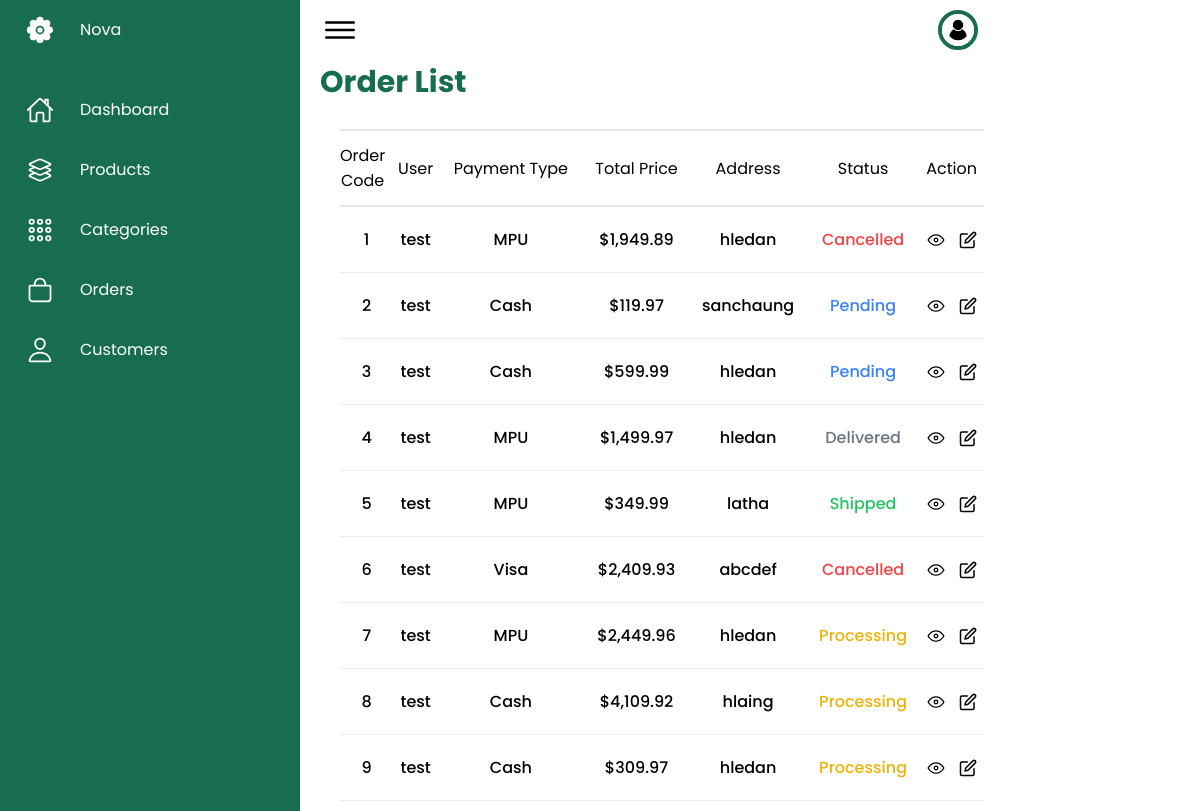
Screenshot of /admin/order.php (signed in) with the database file from the repository.
### tables this page shows
CREATE TABLE `orders` (
  `id` int(11) NOT NULL,
  `user_id` int(11) DEFAULT NULL,
  `payment_type` varchar(255) NOT NULL,
  `address` varchar(255) NOT NULL,
  `order_date` timestamp NOT NULL DEFAULT current_timestamp() ON UPDATE current_timestamp(),
  `status` varchar(100) NOT NULL DEFAULT 'Processing'
);

CREATE TABLE `users` (
  `uid` int(13) NOT NULL,
  `uname` varchar(125) NOT NULL,
  `upass` varchar(125) NOT NULL,
  `uemail` varchar(125) NOT NULL,
  `uph` varchar(125) NOT NULL,
  `uaddress` varchar(125) NOT NULL,
  `utype` varchar(125) NOT NULL
);

### admin/order.php (the view, shortened to what this page needs)
<?php
require_once "../assets/includes/navagationside.php";
require_once "../assets/Database/Connection.php";
$stmt = $pdo->prepare("SELECT orders.id AS id, order_detail.quantity, orders.id AS order_id, users.uname, orders.payment_type, orders.address, products.product_id, products.product_name, products.product_price, SUM(order_detail.quantity * products.product_price) AS total_price, orders.status
FROM order_detail
JOIN orders ON orders.id = order_detail.order_id
JOIN products ON products.product_id = order_detail.product_id
JOIN users ON users.uid = orders.user_id
GROUP BY orders.id");
$stmt->execute();
$orders = $stmt->fetchAll(PDO::FETCH_ASSOC);
?>
<div class="px-5">
    <div class="cardHeader">
        <h1 class="admin_title">Order List</h1>
    </div>
    <div class="w-full rounded-sm bg-white px-5 pt-6 pb-2.5 sm:px-7.5 xl:pb-1">
        <div class="max-w-full overflow-x-auto">
            <table class="w-full table-auto">
                <thead class="border-y-2">
                    <tr class="text-center bg-gray-2 dark:bg-meta-4">
                        <td class="py-3 text-center w-12 pr-2">Order Code</td>
                        <td class="py-3 text-center">User</td>
                        <td class="py-3 text-center">Payment Type</td>
                        <td class="py-3 text-center">Total Price</td>
                        <td class="py-3 text-center">Address</td>
                        <td class="py-3 text-center">Status</td>
                        <td class="py-3 text-center">Action</td>
                    </tr>
                </thead>
                <tbody>
                    <?php foreach ($orders as $order) { ?>
                    <tr>
                        <td class="border-b text-center border-[#eee] py-5 dark:border-strokedark">
                            <h5 class="font-medium text-black"><?php echo $order['id']; ?></h5>
                        </td>
                        <td class="border-b text-center border-[#eee] py-5 dark:border-strokedark">
                            <h5 class="font-medium text-black"><?php echo $order['uname']; ?></h5>
                        </td>
                        <td class="border-b text-center border-[#eee] py-5 dark:border-strokedark">
                            <h5 class="font-medium text-black"><?php echo $order['payment_type']; ?></h5>
                        </td>
                        <td class="border-b text-center border-[#eee] py-5 dark:border-strokedark">
                            <h5 class="font-medium text-black">$<?php echo number_format($order['total_price'], 2); ?></h5>
                        </td>
                        <td class="border-b text-center border-[#eee] py-5 dark:border-strokedark">
                            <h5 class="font-medium text-black"><?php echo $order['address']; ?></h5>
                        </td>
                        <td class="border-b text-center border-[#eee] py-5 dark:border-strokedark">
                            <?php
                            $status = $order['status'];
                            $color_class = '';
                            switch ($status) {
                                case 'Pending':
                                    $color_class = 'text-blue-500';
                                    break;
                                case 'Processing':
                                    $color_class = 'text-yellow-500';
                                    break;
                                case 'Shipped':
                                    $color_class = 'text-green-500';
                                    break;
                                case 'Delivered':
                                    $color_class = 'text-gray-500';
                                    break;
                                case 'Cancelled':
                                    $color_class = 'text-red-500';
                                    break;
                            }
                            ?>
                            <h5 class="font-medium <?php echo $color_class; ?>"><?php echo $status; ?></h5>
                        </td>
                        <td class="border-b border-[#eee] py-5 dark:border-strokedark">
                            <div class="flex justify-center items-center space-x-3.5">
								<a href="orderdetail.php?id=<?= $order['id']; ?>"class="hover:text-emerald-700">
								</a>
								<a href="productUpdate.php?id=<?=  $product['product_id'];  ?>" class="hover:text-amber-600">
                                <button name="update" class="hover:text-green-700" onclick="setAndToggleAlert(<?php echo $order['id']; ?>, '<?php echo $order['status']; ?>')">
                                </button>
                            </div>
                        </td>
                    </tr>
                    <?php } ?>
                </tbody>
            </table>
        </div>
    </div>
</div>

### assets/style/admin.css (style rules this page uses)
* { font-family: "Poppins"; margin: 0; padding: 0; box-sizing: border-box; }
body { min-height: 100vh; overflow-x: hidden; }
.cardHeader { width: 100%; display: flex; justify-content: space-between; align-items: center; }
.admin_title { font-size: 30px; position: relative; font-weight: bold; color: var(--green); }

### rows the page displays
orders: id "1", user.uname "test", payment_type "MPU", total_price "1,949.89", address "hledan", status "Cancelled"
orders: id "2", user.uname "test", payment_type "Cash", total_price "119.97", address "sanchaung", status "Pending"
orders: id "3", user.uname "test", payment_type "Cash", total_price "599.99", address "hledan", status "Pending"
orders: id "4", user.uname "test", payment_type "MPU", total_price "1,499.97", address "hledan", status "Delivered"
orders: id "5", user.uname "test", payment_type "MPU", total_price "349.99", address "latha", status "Shipped"
orders: id "6", user.uname "test", payment_type "Visa", total_price "2,409.93", address "abcdef", status "Cancelled"
orders: id "7", user.uname "test", payment_type "MPU", total_price "2,449.96", address "hledan", status "Processing"
orders: id "8", user.uname "test", payment_type "Cash", total_price "4,109.92", address "hlaing", status "Processing"
orders: id "9", user.uname "test", payment_type "Cash", total_price "309.97", address "hledan", status "Processing"
